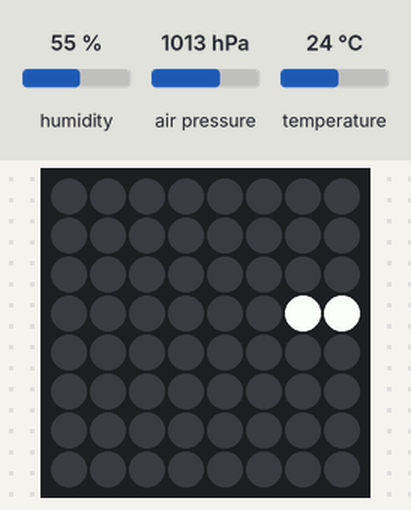
Bench run of a program on a simulated Raspberry Pi (BCM pin numbers) with a Sense HAT. Parts: the Sense HAT's 8×8 RGB LED matrix. Inputs (shaded band) come from the test bench; at power-on: humidity 55 %, air pressure 1013 hPa, temperature 24 °C.

Above: at 1.2 s.
1.3 s: humidity set to 22 %
At 2.4 s:
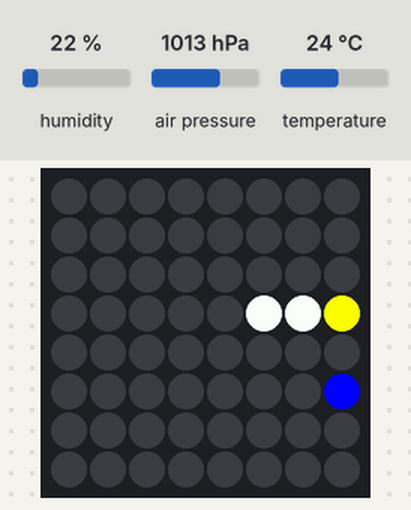
5.4 s: air pressure set to 952 hPa
At 6.3 s:
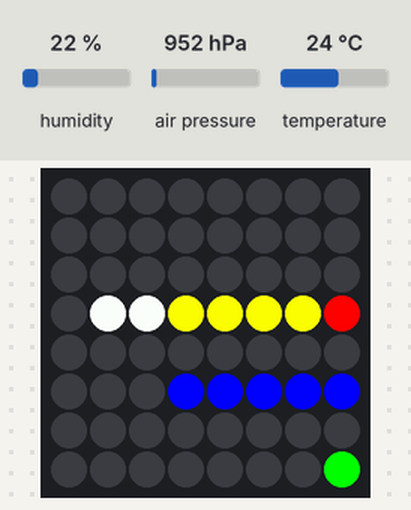
9.5 s: temperature set to 12 °C
At 10.8 s:
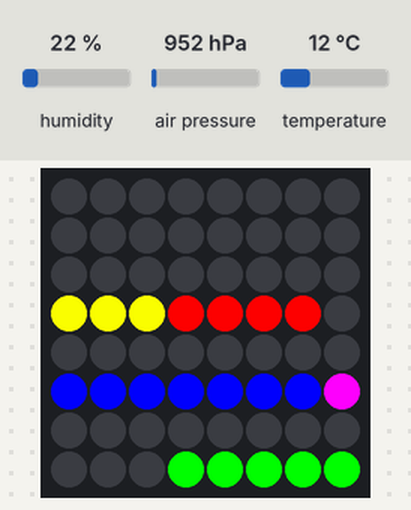
13.6 s: air pressure set to 975 hPa
At 14.9 s:
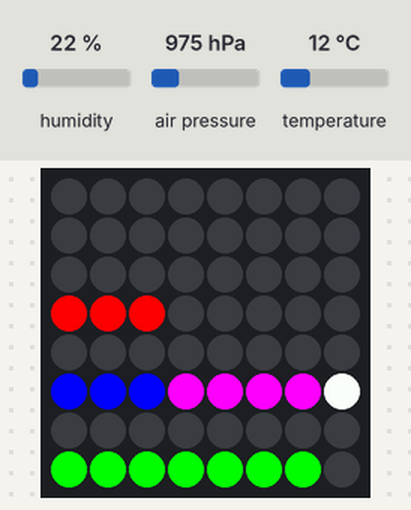
17.7 s: humidity set to 40 %
At 18.9 s:
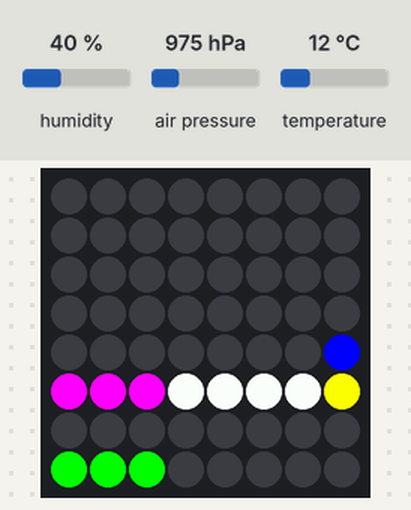
21.8 s: temperature set to 19 °C
At 30.0 s:
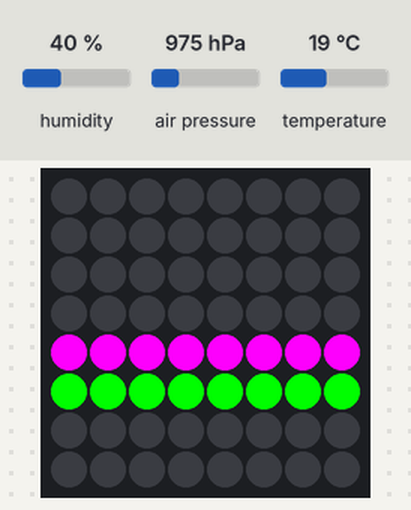
Timing chart, 0 to 30.6 s (numbered marks = the images above; inputs shaded):
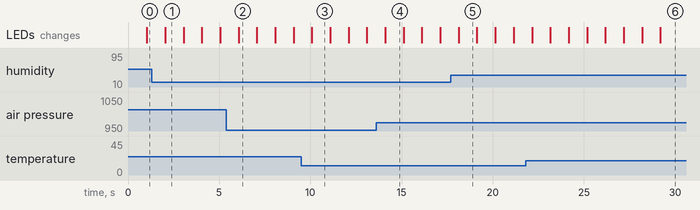

Measured:
- after the input at 1.3 s, the LEDs: change after 0.74 s (image 1)
- after the input at 5.4 s, the LEDs: change after 0.66 s (image 2)
- after the input at 9.5 s, the LEDs: change after 0.59 s (image 3)
- after the input at 13.6 s, the LEDs: change after 0.51 s (image 4)
- after the input at 17.7 s, the LEDs: change after 0.43 s (image 5)
- after the input at 21.8 s, the LEDs: first change after 0.36 s (image 6 shows a later state)
- what the display in image 1 shows lasts 1.0 s, from 2.0 s to 3.0 s

The program:

line_graph.py
```python
import numpy as np
from time import sleep
from sense_hat import SenseHat


def clamp(value, min_value, max_value):
    """
    Returns *value* clamped to the range *min_value* to *max_value* inclusive.
    """
    return min(max_value, max(min_value, value))

def scale(value, from_min, from_max, to_min=0, to_max=7):
    """
    Returns *value*, which is expected to be in the range *from_min* to
    *from_max* inclusive, scaled to the range *to_min* to *to_max* inclusive.
    If *value* is not within the expected range, the result is not guaranteed
    to be in the scaled range.
    """
    from_range = from_max - from_min
    to_range = to_max - to_min
    return (((value - from_min) / from_range) * to_range) + to_min

def display_readings(hat):
    """
    Display the temperature, pressure, and humidity readings of the HAT as red,
    green, and blue bars on the screen respectively.
    """
    temperature_range = (0, 40)
    pressure_range = (950, 1050)
    humidity_range = (0, 100)
    temperature = 7 - round(scale(clamp(hat.temperature, *temperature_range), *temperature_range))
    pressure = 7 - round(scale(clamp(hat.pressure, *pressure_range), *pressure_range))
    humidity = 7 - round(scale(clamp(hat.humidity, *humidity_range), *humidity_range))
    # Scroll screen 1 pixel left, clear the right column, and render new points
    screen = np.array(hat.get_pixels(), dtype=np.uint8).reshape((8, 8, 3))
    screen[:, :-1, :] = screen[:, 1:, :]
    screen[:, 7, :] = (0, 0, 0)
    screen[temperature, 7, :] += np.array((255, 0, 0), dtype=np.uint8)
    screen[pressure, 7, :] += np.array((0, 255, 0), dtype=np.uint8)
    screen[humidity, 7, :] += np.array((0, 0, 255), dtype=np.uint8)
    hat.set_pixels([pixel for row in screen for pixel in row])


hat = SenseHat()
hat.clear()
while True:
    display_readings(hat)
    sleep(1)
```
